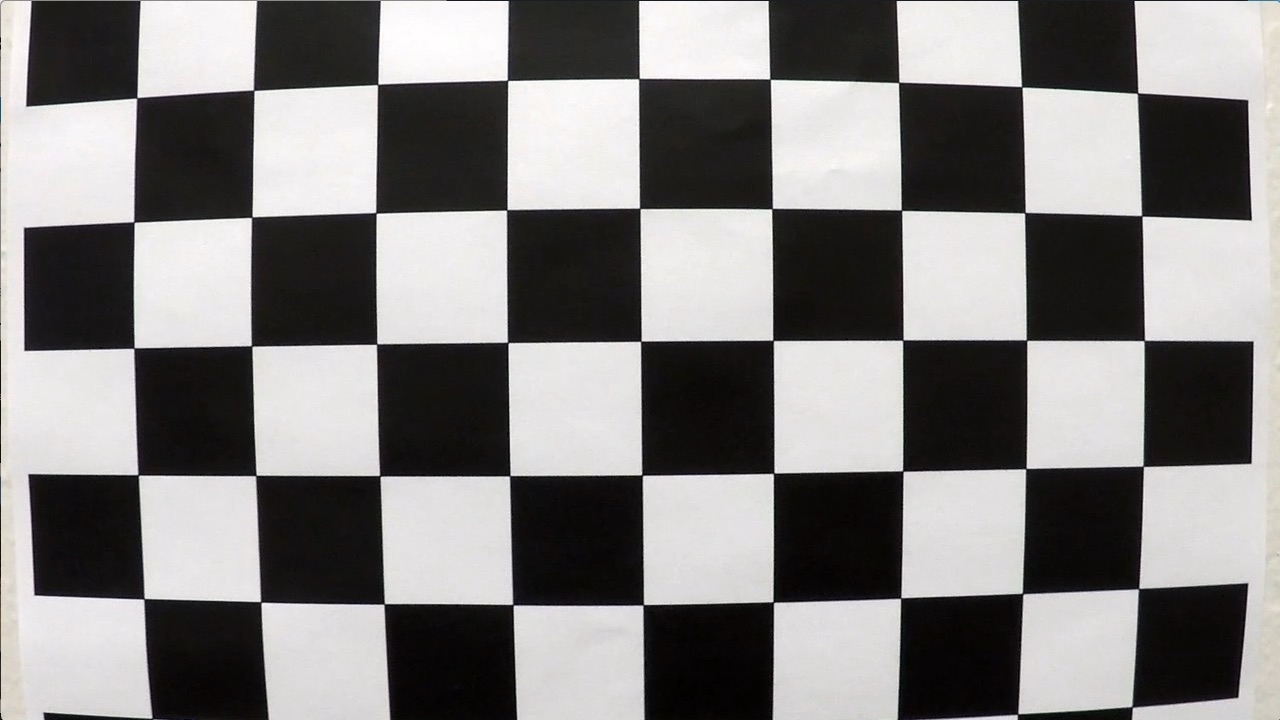
#> input picture camera_cal/calibration1.jpg, 1280 x 720 px; its folder holds 4 pictures in this run
$ python advanced_lane_lines.py   (older library calls are emulated)
#> lines starting #> are read from the running program, lines starting #| are printed output that depends on the picture; after the words box and inside, x2 and y2 are one past the last pixel; in counts of white or black regions, pixels touching at a corner belong together
#!/usr/bin/env python
# coding: utf-8

#
# ## Lane Finding
#
# The code below aims to provide lane assistance / lane markings for autonomous cars.
#
# ### Steps
#
#

# ### Importing Modules

# In[85]:


import numpy as np
import cv2
import matplotlib.pyplot as plt
import matplotlib.image as mpimg
import os
import glob
get_ipython().run_line_magic('matplotlib', 'inline')


# ### Calibrate Camera
#
# This Module Calibrates camera based on existing set of images.
#
# * Calibrate Camera Helper Functions

# #### Calibrate Camera Helper Functions
#

# In[86]:


class calibrateCamera:
    def __init__(self, nx, ny):
#> further down, img is the input picture: shape (720, 1280, 3); mean B, G, R 127.8, 128.4, 130.1
        self.nx = nx
        self.ny = ny
        self.obj_points = []
        self.img_points = []
        self.objp = np.zeros((self.nx * self.ny, 3) , np.float32)
        self.objp[:,:2] = np.mgrid[0:self.nx, 0:self.ny].T.reshape(-1,2)


    def populate_points(self, img, drawImage=False):
#> called with drawImage = False
        gray = cv2.cvtColor(img, cv2.COLOR_RGB2GRAY)
        #gray = img
        #plt.imshow(gray,cmap = 'gray')
        #plt.show()
        ret, corners = cv2.findChessboardCorners(gray, (self.nx, self.ny), None)
#> ret = False; corners = None
        #print("Return value is", ret)
        if ret == True:
            #print("could find corners")
            self.img_points.append(corners)
            self.obj_points.append(self.objp)

            if drawImage:
                print("Display corners")
                img_drawn_corner = cv2.drawChessboardCorners(img, (self.nx, self.ny), corners, ret)
                plt.imshow(img_drawn_corner)
                plt.show()

    def calibrate_camera(self, img):
        gray = cv2.cvtColor(img, cv2.COLOR_RGB2GRAY)
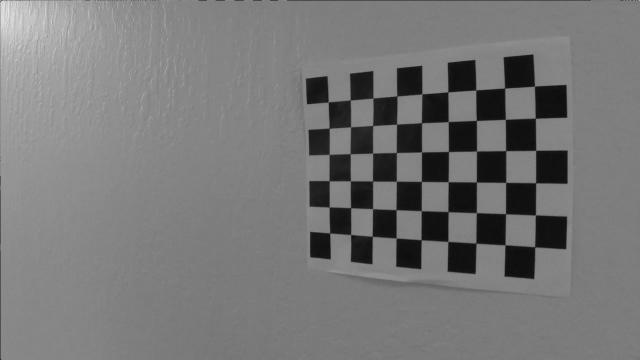
#> gray: shape (720, 1280) (shown at 1/2 size); min 2, max 238, mean 119.2
        self.ret, self.mtx, self.dist, self.rvecs, self.tvecs = cv2.calibrateCamera(self.obj_points, self.img_points, gray.shape[::-1], None, None)
#> self.ret = 0.811; self.mtx = [[1158.2, 0, 727], [0, 1152.8, 368.6], [0, 0, 1]]; self.dist = [[-0.272, 0.105, -0.000588, 0.00612, -0.182]]; self.rvecs = ([0.496, -0.269, 0.0454], [0.0217, 0.374, -0.000842], [0.0184, 0.602, 0.00588]); self.tvecs = ([-3.09, -0.424, 19.45], [-18.78, -2.95, 30.99], [-1.31, -3.14, 21.9])


    def undistort_image(self, img):
        return cv2.undistort(img, self.mtx, self.dist,None, self.mtx)
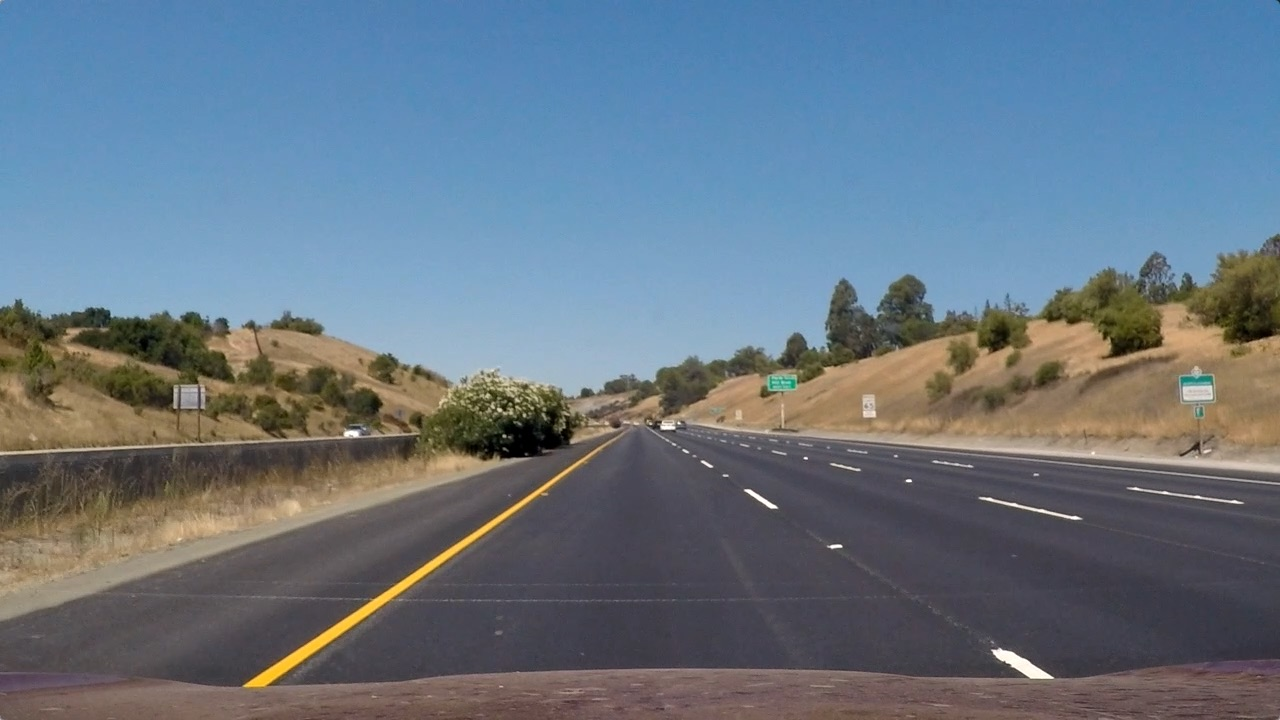
#> input picture test_images/straight_lines1.jpg, 1280 x 720 px
#> further down, img is the input picture: shape (720, 1280, 3); mean B, G, R 131.2, 117.7, 103.2


# ### Calibration parameters

# In[87]:


calibrationObj = calibrateCamera(9,6)
for files in glob.glob('camera_cal\*.jpg'):
    img  = cv2.imread(files)
    # [4 lines of commented-out code are left out]
    calibrationObj.populate_points(img, False)
    #print(files)

calibrationObj.calibrate_camera(img)

for files in glob.glob('camera_cal\*.jpg'):
    img  = cv2.imread(files)
    undst = calibrationObj.undistort_image(img)


# ### Generate Threshold Image and Warp Image

# In[101]:


class warp_image():
    def __init__(self):
        src = np.float32([[585,454], [693,454] , [1041,674],[265,674]])
        dst = np.float32([[265,454], [1041,454] , [1041,674],[265,674]])
        self.M = cv2.getPerspectiveTransform(src, dst)
        self.Minv = cv2.getPerspectiveTransform(dst, src)

    def create_warped(self, img):
        img_size = (img.shape[1], img.shape[0])
        warped = cv2.warpPerspective(img, self.M, img_size, flags=cv2.INTER_LINEAR)
        return warped

    def create_unwarped(self, img):
        img_size = (img.shape[1], img.shape[0])
        unwarped = cv2.warpPerspective(img, self.Minv, img_size, flags=cv2.INTER_LINEAR)
        return unwarped


def binary_threshold(img):
    gray = cv2.cvtColor(img, cv2.COLOR_BGR2GRAY)
    sobelx = cv2.Sobel(gray, cv2.CV_64F, 1 , 0)
    abs_sobelx = np.absolute(sobelx)
    scaled_sobel = np.uint8(255*abs_sobelx/np.max(abs_sobelx))
    thresh_min = 20
    thresh_max = 100
    sxbinary = np.zeros_like(scaled_sobel)
    sxbinary[(scaled_sobel >= thresh_min) & (scaled_sobel <= thresh_max)] = 1

    hls = cv2.cvtColor(img, cv2.COLOR_BGR2HLS)
#> hls: shape (720, 1280, 3); mean of channels 0, 1, 2 85.5, 117, 67
    thresh = (200, 300)
    S = hls[:,:,2]
    sbinary = np.zeros_like(S)
    sbinary[(S > thresh[0]) & (S <= thresh[1])] = 1

    combined_binary = np.zeros_like(sxbinary)
    combined_binary[(sbinary == 1) | (sxbinary == 1)] = 1
    return combined_binary


img = cv2.imread("test_images/straight_lines1.jpg")
binary_img = binary_threshold(img)
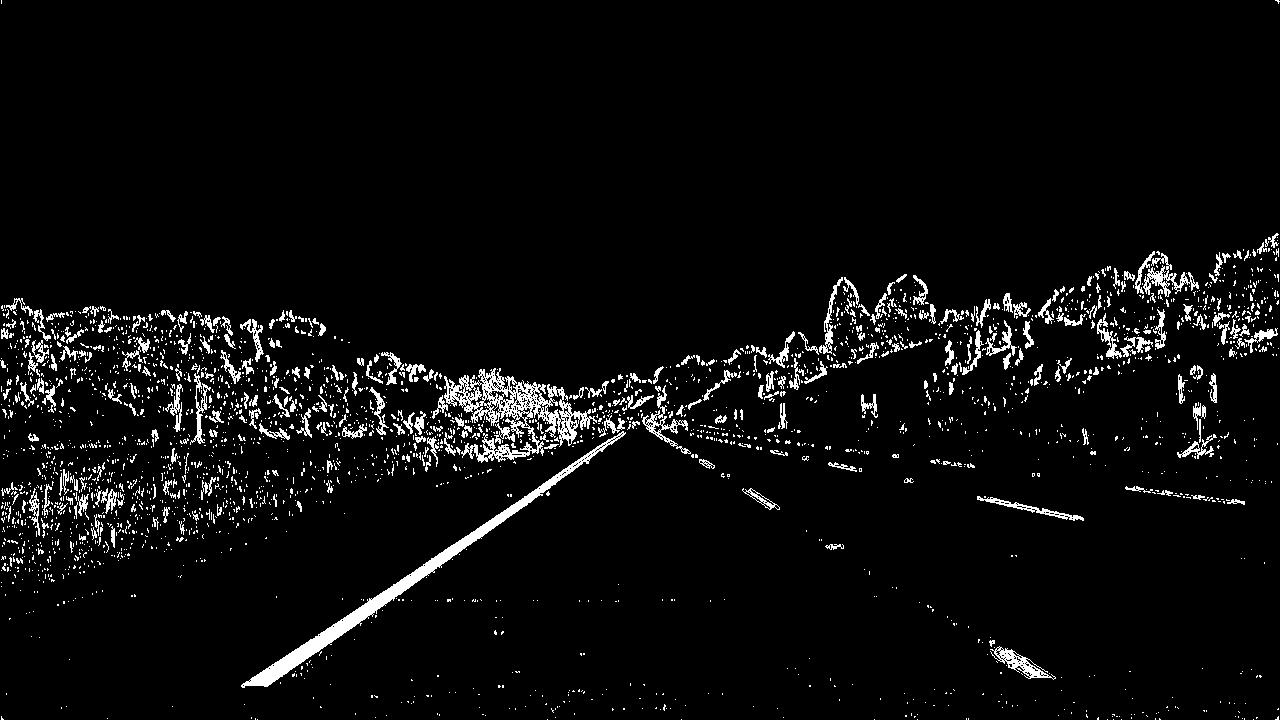
#> binary_img: shape (720, 1280); values 0 (black) and 1 (white), 4.6% white in thin lines or dots

plt.imshow(binary_img, cmap='gray')
plt.show()

warp_image_obj = warp_image()
warped_image  = warp_image_obj.create_warped(binary_img)
plt.imshow(warped_image, cmap = 'gray')
#plt.imshow(img)
plt.show()


# In[93]:


def hist(img):
    bottom_half = img[img.shape[0]//2:,:]
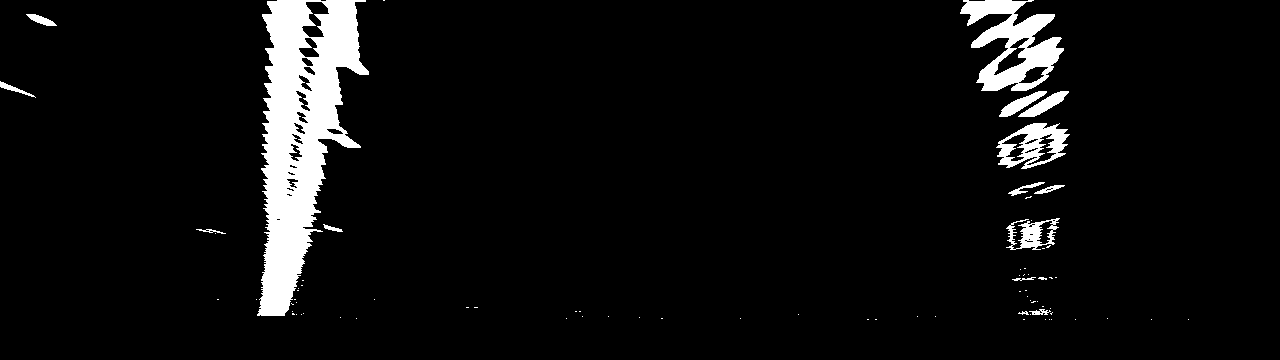
#> bottom_half: shape (360, 1280); values 0 (black) and 1 (white), 5.9% white; 79 white regions (64 under 20 px), largest, box (x1, y1, x2, y2) and area: (257, 0, 369, 316) 18294, (960, 0, 1064, 91) 4543, (996, 123, 1070, 169) 1680
    histogram = np.sum(bottom_half, axis = 0)
#> histogram = 1280 values, max 316 at index 280, min 0 at index 57, mean 21.24
    return histogram

histogram = hist(warped_image)
#> (the rest of the program and of its run is left out)
